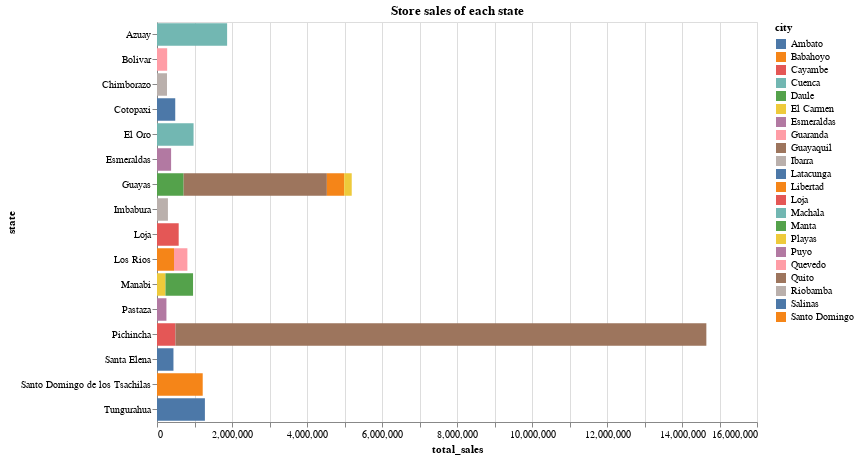

Here is the notebook cell this chart was saved with:
### Code cell
state_city=train.groupby(['state','city'],as_index=False).agg({'unit_sales':'sum'}).rename(columns={'unit_sales':'total_sales'})
state_city['state'] = state_city['state'].astype('category')
state_city['city'] = state_city['city'].astype('category')
state_city['state_city'] = state_city['state'].astype(str)+"-"+state_city['city'].astype(str)

bars=alt.Chart(state_city).mark_bar().encode(
    x='total_sales',
    y='state',
    color=alt.Color('city',title='city'),
    tooltip=[alt.Tooltip('state_city:N'),
             alt.Tooltip('state:N'),
             alt.Tooltip('total_sales:Q'),
            ]
    
).properties(
    width=600,
    height=400,
    title="Store sales of each state")

bars

### Figure 1 — Vega-Lite specification as saved in the notebook (floating-point values rounded to 4 significant figures)
{"config": {"view": {"continuousWidth": 400, "continuousHeight": 300}}, "data": {"name": "data-475d8d954693c6c10e7b3793e0b8e8a1"}, "mark": "bar", "encoding": {"color": {"field": "city", "title": "city", "type": "nominal"}, "tooltip": [{"field": "state_city", "type": "nominal"}, {"field": "state", "type": "nominal"}, {"field": "total_sales", "type": "quantitative"}], "x": {"field": "total_sales", "type": "quantitative"}, "y": {"field": "state", "type": "nominal"}}, "height": 400, "title": "Store sales of each state", "width": 600, "$schema": "https://vega.github.io/schema/vega-lite/v4.17.0.json", "datasets": {"data-475d8d954693c6c10e7b3793e0b8e8a1": [{"state": "Azuay", "city": "Cuenca", "total_sales": 1870000.0, "state_city": "Azuay-Cuenca"}, {"state": "Bolivar", "city": "Guaranda", "total_sales": 271100.0, "state_city": "Bolivar-Guaranda"}, {"state": "Chimborazo", "city": "Riobamba", "total_sales": 266300.0, "state_city": "Chimborazo-Riobamba"}, {"state": "Cotopaxi", "city": "Latacunga", "total_sales": 486500.0, "state_city": "Cotopaxi-Latacunga"}, {"state": "El Oro", "city": "Machala", "total_sales": 975100.0, "state_city": "El Oro-Machala"}, {"state": "Esmeraldas", "city": "Esmeraldas", "total_sales": 376100.0, "state_city": "Esmeraldas-Esmeraldas"}, {"state": "Guayas", "city": "Daule", "total_sales": 710500.0, "state_city": "Guayas-Daule"}, {"state": "Guayas", "city": "Guayaquil", "total_sales": 3819000.0, "state_city": "Guayas-Guayaquil"}, {"state": "Guayas", "city": "Libertad", "total_sales": 462100.0, "state_city": "Guayas-Libertad"}, {"state": "Guayas", "city": "Playas", "total_sales": 201000.0, "state_city": "Guayas-Playas"}, {"state": "Imbabura", "city": "Ibarra", "total_sales": 291300.0, "state_city": "Imbabura-Ibarra"}, {"state": "Loja", "city": "Loja", "total_sales": 578400.0, "state_city": "Loja-Loja"}, {"state": "Los Rios", "city": "Babahoyo", "total_sales": 453600.0, "state_city": "Los Rios-Babahoyo"}, {"state": "Los Rios", "city": "Quevedo", "total_sales": 356700.0, "state_city": "Los Rios-Quevedo"}, {"state": "Manabi", "city": "El Carmen", "total_sales": 226100.0, "state_city": "Manabi-El Carmen"}, {"state": "Manabi", "city": "Manta", "total_sales": 735200.0, "state_city": "Manabi-Manta"}, {"state": "Pastaza", "city": "Puyo", "total_sales": 251600.0, "state_city": "Pastaza-Puyo"}, {"state": "Pichincha", "city": "Cayambe", "total_sales": 491600.0, "state_city": "Pichincha-Cayambe"}, {"state": "Pichincha", "city": "Quito", "total_sales": 14160000.0, "state_city": "Pichincha-Quito"}, {"state": "Santa Elena", "city": "Salinas", "total_sales": 438900.0, "state_city": "Santa Elena-Salinas"}, {"state": "Santo Domingo de los Tsachilas", "city": "Santo Domingo", "total_sales": 1219000.0, "state_city": "Santo Domingo de los Tsachilas-Santo Domingo"}, {"state": "Tungurahua", "city": "Ambato", "total_sales": 1277000.0, "state_city": "Tungurahua-Ambato"}]}}
